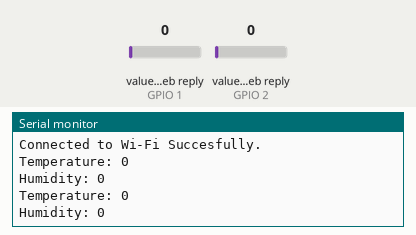
Bench run of a sketch on a simulated ESP8266 (NodeMCU). Parts: the last lines printed to the serial monitor. The test bench sets the inputs (shaded band); at power-on: value in the web reply (sensors on GPIO 1, GPIO 2) 0. WiFi joins after 1.5 s; servers stay silent unless stated; web services answer with replies made up by the test bench.

Above: at 6.9 s.
7.0 s: value in the web reply (sensor on GPIO 1) set to 2
At 7.16 s:
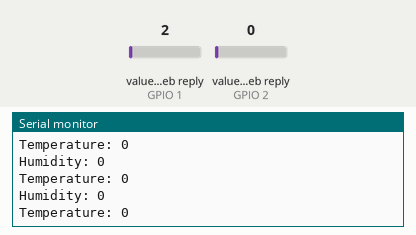
8.5 s: value in the web reply (sensor on GPIO 2) set to 2
At 8.76 s:
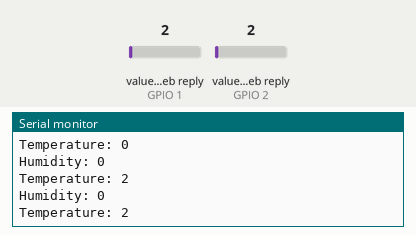
10.0 s: value in the web reply (sensor on GPIO 1) set to 25
At 10.36 s:
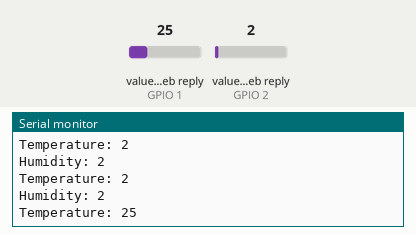
11.5 s: value in the web reply (sensor on GPIO 2) set to 25
At 11.56 s:
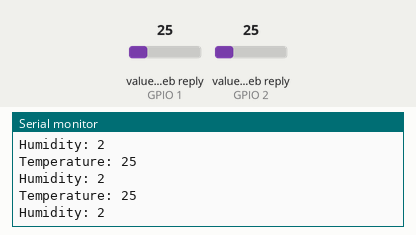
Timing chart, 0 to 14.0 s (numbered marks = the images above; inputs shaded):
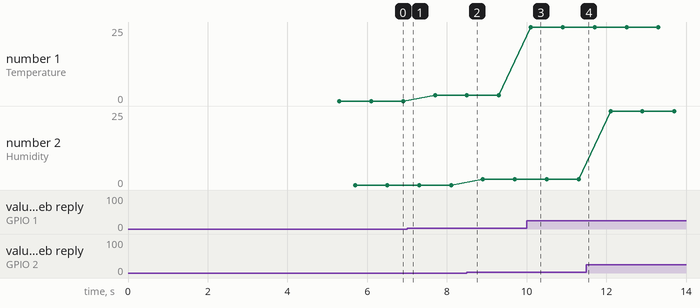

Measured:
- after the input at 10.0 s, the serial monitor: prints a new line after 0.11 s (image 3)
- plotted number 1: 0 → 2 after the input at 7.0 s, 2 → 25 after the input at 10.0 s

The sketch:

WEEK8.ino
```cpp
#include "ThingSpeak.h"
#include <ESP8266WiFi.h>
const char ssid[] = "S21";  // your network SSID (name)
const char pass[] = "12345678";   // your network password
int statusCode = 0;
WiFiClient  client;

//---------Channel Details---------//
unsigned long counterChannelNumber = 2523840;            // Channel ID
const char * myCounterReadAPIKey = "AH2IXNMSUG4RJ6NB"; // Read API Key
const int FieldNumber1 = 1;  // The field you wish to read
const int FieldNumber2 = 2;  // The field you wish to read
//-------------------------------//

void setup()
{
  Serial.begin(115200);
  WiFi.mode(WIFI_STA);
  ThingSpeak.begin(client);
}

void loop()
{
  //----------------- Network -----------------//
  if (WiFi.status() != WL_CONNECTED)
  {
    Serial.print("Connecting to ");
    Serial.print(ssid);
    Serial.println(" ....");
    while (WiFi.status() != WL_CONNECTED)
    {
      WiFi.begin(ssid, pass);
      delay(5000);
    }
    Serial.println("Connected to Wi-Fi Succesfully.");
  }
  //--------- End of Network connection--------//

  //---------------- Channel 1 ----------------//
  long temp = ThingSpeak.readLongField(counterChannelNumber, FieldNumber1, myCounterReadAPIKey);
  statusCode = ThingSpeak.getLastReadStatus();
  if (statusCode == 200)
  {
    Serial.print("Temperature: ");
    Serial.println(temp);
  }
  else
  {
    Serial.println("Unable to read channel / No internet connection");
  }
  delay(100);
  //-------------- End of Channel 1 -------------//

  //---------------- Channel 2 ----------------//
  long humidity = ThingSpeak.readLongField(counterChannelNumber, FieldNumber2, myCounterReadAPIKey);
  statusCode = ThingSpeak.getLastReadStatus();
  if (statusCode == 200)
  {
    Serial.print("Humidity: ");
    Serial.println(humidity);
  }
  else
  {
    Serial.println("Unable to read channel / No internet connection");
  }
  delay(100);
  //-------------- End of Channel 2 -------------//
}
```
